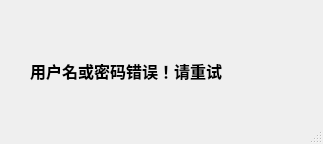
<?xml version="1.0" encoding="UTF-8"?>
<ui version="4.0">
 <class>dialog</class>
 <widget class="QDialog" name="dialog">
  <property name="geometry">
   <rect>
    <x>0</x>
    <y>0</y>
    <width>323</width>
    <height>144</height>
   </rect>
  </property>
  <property name="windowTitle">
   <string>错误</string>
  </property>
  <property name="sizeGripEnabled">
   <bool>true</bool>
  </property>
  <widget class="QLabel" name="label">
   <property name="geometry">
    <rect>
     <x>30</x>
     <y>40</y>
     <width>261</width>
     <height>61</height>
    </rect>
   </property>
   <property name="font">
    <font>
     <family>Aharoni</family>
     <pointsize>12</pointsize>
     <weight>75</weight>
     <bold>true</bold>
    </font>
   </property>
   <property name="text">
    <string>用户名或密码错误！请重试</string>
   </property>
   <property name="textFormat">
    <enum>Qt::PlainText</enum>
   </property>
  </widget>
 </widget>
 <resources/>
 <connections/>
</ui>
